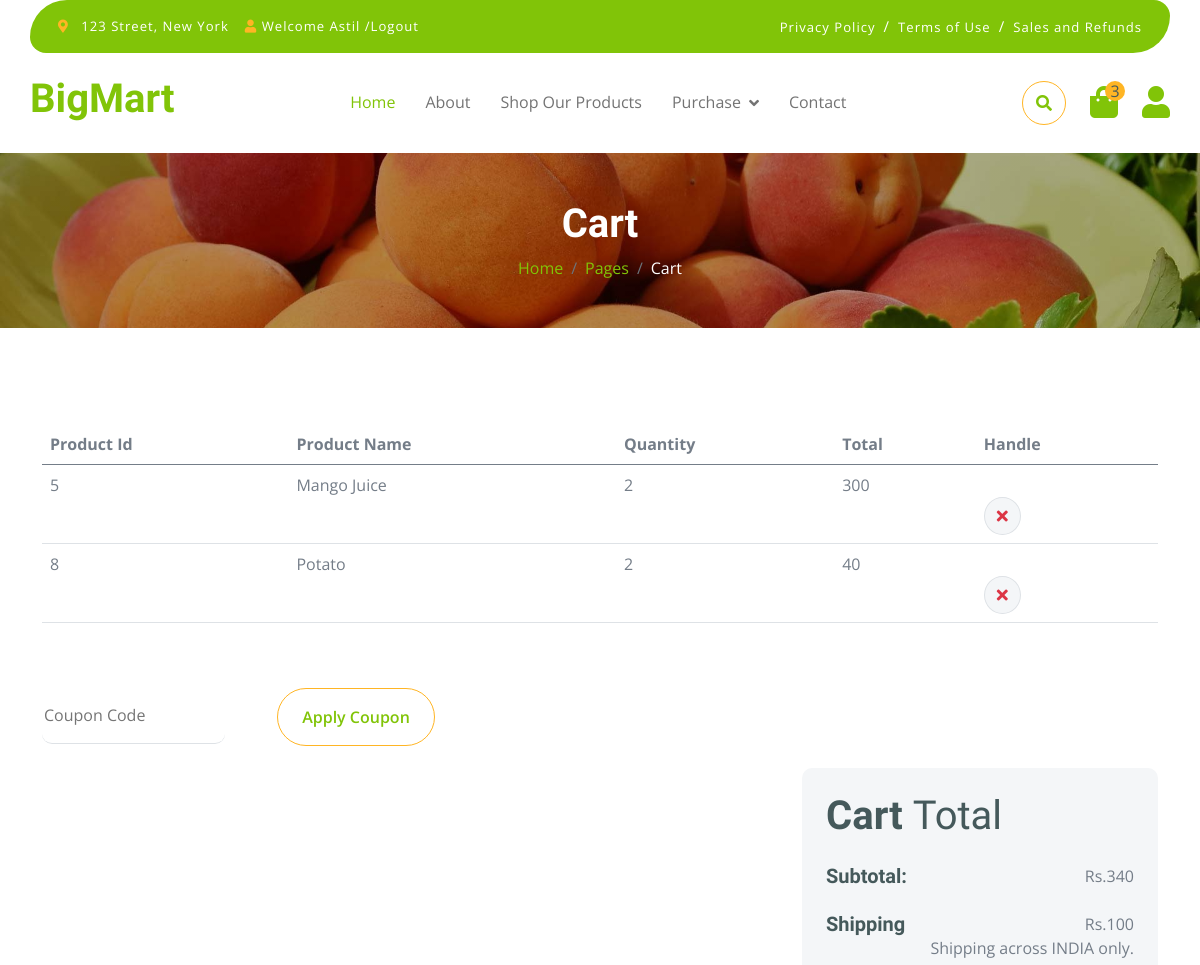
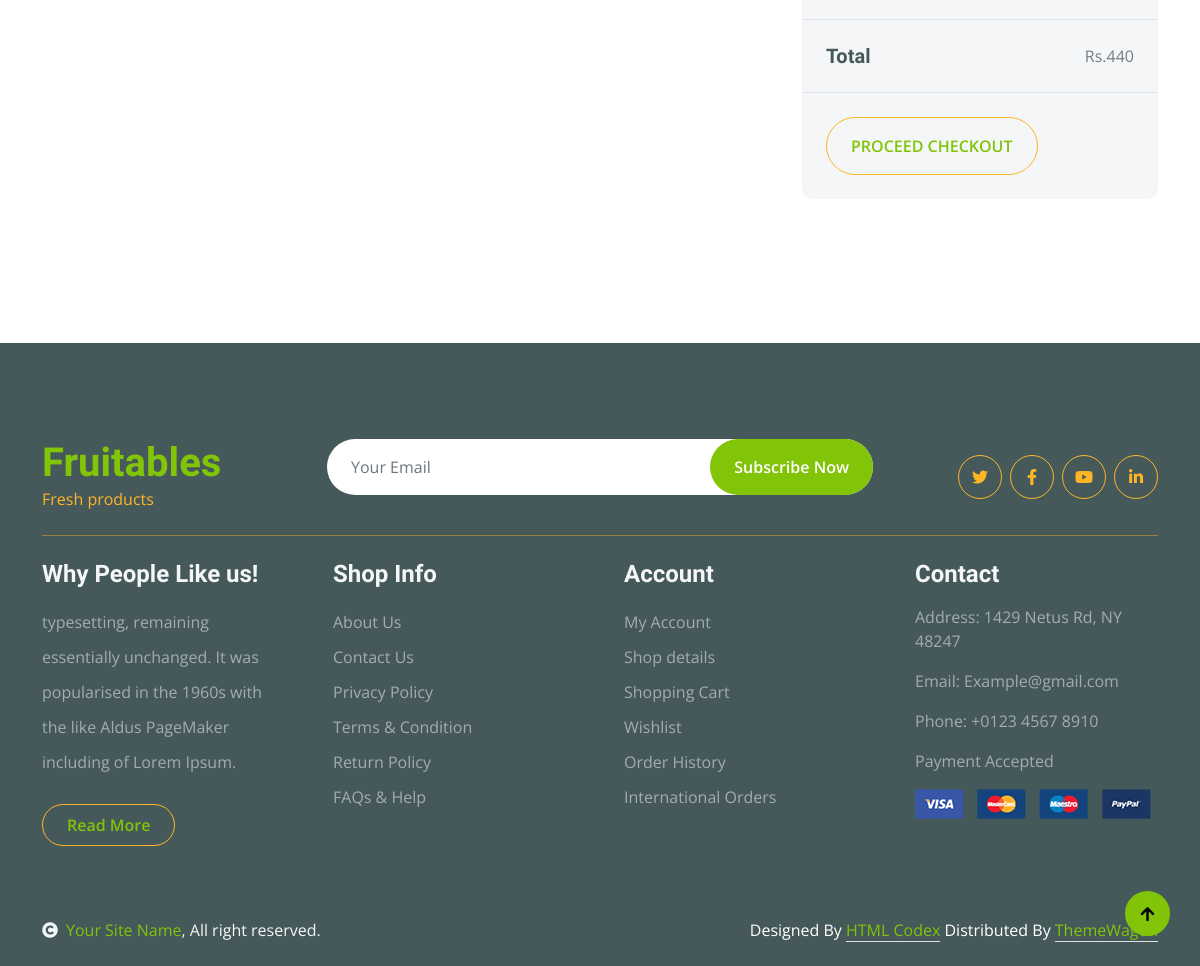
Screenshot of /cartpage/ (signed in) with the database file from the repository (2 pictures, top to bottom).
### webapp/models.py (models this page shows)
class cartdb(models.Model):
    Username = models.CharField(max_length=100,null=True,blank=True)
    ProductName = models.CharField(max_length=100,null=True,blank=True)
    Quantity = models.IntegerField(null=True,blank=True)
    TotalPrice = models.IntegerField(null=True,blank=True)

### webapp/views.py (the view)
# urls.py: path('cartpage/',views.cartpage,name="cartpage"),
def cartpage(request):
    data=cartdb.objects.filter(Username=request.session['Username'])
    cat = categorydb.objects.all()
    total=0
    for d in data:
        total=total+d.TotalPrice
    if total>500:
        delivery_charge=50
    else:
        delivery_charge=100
    final=total+delivery_charge
    return render(request,"cart.html",{'cat':cat,'data':data,'total':total,'delivery_charge':delivery_charge,'final':final})

### webapp/templates/cart.html (shortened to what this page needs)
<!DOCTYPE html>
{% load static %}
<html lang="en">
    <head>
        <link rel="stylesheet" href="https://use.fontawesome.com/releases/v5.15.4/css/all.css"/>
        <link href="https://cdn.jsdelivr.net/npm/bootstrap-icons@1.4.1/font/bootstrap-icons.css" rel="stylesheet">
        <link href="{% static 'newfolder/lib/lightbox/css/lightbox.min.css' %}" rel="stylesheet">
        <link href="{% static 'newfolder/lib/owlcarousel/assets/owl.carousel.min.css' %}" rel="stylesheet">
        <link href="{% static 'newfolder/css/bootstrap.min.css' %}" rel="stylesheet">
        <link href="{% static 'newfolder/css/style.css' %}" rel="stylesheet">
    </head>
    <body>
        <div class="container-fluid fixed-top">
            <div class="container topbar bg-primary d-none d-lg-block">
                <div class="d-flex justify-content-between">
                    <div class="top-info ps-2">
                        <small class="me-3"><i class="fas fa-map-marker-alt me-2 text-secondary"></i> <a href="#" class="text-white">123 Street, New York</a></small>
                        {% if request.session.Username %}
                        <small class="me-3"><i class="fas fa-user fa-2 text-secondary"></i> <a href="{% url 'userlogout' %}" class="text-white">Welcome {{request.session.Username}} /Logout</a></small>
                        {% else %}
                        <small class="me-3"><i class="fas fa-user fa-2 text-secondary"></i> <a href="{% url 'register_page' %}" class="text-white">Register/Login</a></small>
                        {% endif %}
                    </div>
                    <div class="top-link pe-2">
                        <a href="#" class="text-white"><small class="text-white mx-2">Privacy Policy</small>/</a>
                        <a href="#" class="text-white"><small class="text-white mx-2">Terms of Use</small>/</a>
                        <a href="#" class="text-white"><small class="text-white ms-2">Sales and Refunds</small></a>
                    </div>
                </div>
            </div>
            <div class="container px-0">
                <nav class="navbar navbar-light bg-white navbar-expand-xl">
                    <a href="index.html" class="navbar-brand"><h1 class="text-primary display-6">BigMart</h1></a>
                    <div class="collapse navbar-collapse bg-white" id="navbarCollapse">
                        <div class="navbar-nav mx-auto">
                            <a href="{% url 'home' %}" class="nav-item nav-link active">Home</a>
                            <a href="{% url 'about' %}" class="nav-item nav-link ">About</a>
                            <a href="{% url 'Our_products' %}" class="nav-item nav-link">Shop Our Products</a>
                            <div class="nav-item dropdown">
                                <a href="#" class="nav-link dropdown-toggle" data-bs-toggle="dropdown">Purchase</a>
                            </div>
                            <a href="{% url 'contact' %}" class="nav-item nav-link">Contact</a>
                        </div>
                        <div class="d-flex m-3 me-0">
                            <button class="btn-search btn border border-secondary btn-md-square rounded-circle bg-white me-4" data-bs-toggle="modal" data-bs-target="#searchModal"><i class="fas fa-search text-primary"></i></button>
                            <a href="#" class="position-relative me-4 my-auto">
                                <i class="fa fa-shopping-bag fa-2x"></i>
                                <span class="position-absolute bg-secondary rounded-circle d-flex align-items-center justify-content-center text-dark px-1" style="top: -5px; left: 15px; height: 20px; min-width: 20px;">3</span>
                            </a>
                            <a href="{% url 'register_page' %}" class="my-auto">
                                <i class="fas fa-user fa-2x"></i>
                            </a>
                        </div>
                    </div>
                </nav>
            </div>
        </div>
        <div class="container-fluid page-header py-5">
            <h1 class="text-center text-white display-6">Cart</h1>
            <ol class="breadcrumb justify-content-center mb-0">
                <li class="breadcrumb-item"><a href="#">Home</a></li>
                <li class="breadcrumb-item"><a href="#">Pages</a></li>
                <li class="breadcrumb-item active text-white">Cart</li>
            </ol>
        </div>
        <div class="container-fluid py-5">
            <div class="container py-5">
                <div class="table-responsive">
                    <table class="table">
                        <thead>
                          <tr>
                            <th scope="col">Product Id</th>
                            <th scope="col">Product Name</th>
                            <th scope="col">Quantity</th>
                            <th scope="col">Total</th>
                            <th scope="col">Handle</th>
                          </tr>
                        </thead>
                        <tbody>
                        {% for d in data %}
                            <tr>
                                <td>{{d.id}}</td>
                                <td>{{d.ProductName}}</td>
                                <td>{{d.Quantity}}</td>
                                <td>{{d.TotalPrice}}</td>
                                <td>
                                    <a href="{% url 'delete_item' pid=d.id %}">
                                    <button class="btn btn-md rounded-circle bg-light border mt-4" >
                                        <i class="fa fa-times text-danger"></i>
                                    </button>
                                    </a>
                                </td>
                            </tr>
                        {% endfor %}
                        </tbody>
                    </table>
                </div>
                <div class="mt-5">
                    <input type="text" class="border-0 border-bottom rounded me-5 py-3 mb-4" placeholder="Coupon Code">
                    <button class="btn border-secondary rounded-pill px-4 py-3 text-primary" type="button">Apply Coupon</button>
                </div>
                <div class="row g-4 justify-content-end">
                    <div class="col-8"></div>
                    <div class="col-sm-8 col-md-7 col-lg-6 col-xl-4">
                        <div class="bg-light rounded">
                            <div class="p-4">
                                <h1 class="display-6 mb-4">Cart <span class="fw-normal">Total</span></h1>
                                <div class="d-flex justify-content-between mb-4">
                                    <h5 class="mb-0 me-4">Subtotal:</h5>
                                    <p class="mb-0">Rs.{{total}}</p>
                                </div>
                                <div class="d-flex justify-content-between">
                                    <h5 class="mb-0 me-4">Shipping</h5>
                                    <div class="">
                                        <p class="mb-0">Rs.{{delivery_charge}}</p>
                                    </div>
                                </div>
                                <p class="mb-0 text-end">Shipping across INDIA only.</p>
                            </div>
                            <div class="py-4 mb-4 border-top border-bottom d-flex justify-content-between">
                                <h5 class="mb-0 ps-4 me-4">Total</h5>
                                <p class="mb-0 pe-4">Rs.{{final}}</p>
                            </div>
                            <button class="btn border-secondary rounded-pill px-4 py-3 text-primary text-uppercase mb-4 ms-4" type="button">Proceed Checkout</button>
                        </div>
                    </div>
                </div>
            </div>
        </div>
        <div class="container-fluid bg-dark text-white-50 footer pt-5 mt-5">
            <div class="container py-5">
                <div class="pb-4 mb-4" style="border-bottom: 1px solid rgba(226, 175, 24, 0.5) ;">
                    <div class="row g-4">
                        <div class="col-lg-3">
                            <a href="#">
                                <h1 class="text-primary mb-0">Fruitables</h1>
                                <p class="text-secondary mb-0">Fresh products</p>
                            </a>
                        </div>
                        <div class="col-lg-6">
                            <div class="position-relative mx-auto">
                                <input class="form-control border-0 w-100 py-3 px-4 rounded-pill" type="number" placeholder="Your Email">
                                <button type="submit" class="btn btn-primary border-0 border-secondary py-3 px-4 position-absolute rounded-pill text-white" style="top: 0; right: 0;">Subscribe Now</button>
                            </div>
                        </div>
                        <div class="col-lg-3">
                            <div class="d-flex justify-content-end pt-3">
                                <a class="btn  btn-outline-secondary me-2 btn-md-square rounded-circle" href=""><i class="fab fa-twitter"></i></a>
                                <a class="btn btn-outline-secondary me-2 btn-md-square rounded-circle" href=""><i class="fab fa-facebook-f"></i></a>
                                <a class="btn btn-outline-secondary me-2 btn-md-square rounded-circle" href=""><i class="fab fa-youtube"></i></a>
                                <a class="btn btn-outline-secondary btn-md-square rounded-circle" href=""><i class="fab fa-linkedin-in"></i></a>
                            </div>
                        </div>
                    </div>
                </div>
                <div class="row g-5">
                    <div class="col-lg-3 col-md-6">
                        <div class="footer-item">
                            <h4 class="text-light mb-3">Why People Like us!</h4>
                            <p class="mb-4">typesetting, remaining essentially unchanged. It was
                                popularised in the 1960s with the like Aldus PageMaker including of Lorem Ipsum.</p>
                            <a href="" class="btn border-secondary py-2 px-4 rounded-pill text-primary">Read More</a>
                        </div>
                    </div>
                    <div class="col-lg-3 col-md-6">
                        <div class="d-flex flex-column text-start footer-item">
                            <h4 class="text-light mb-3">Shop Info</h4>
                            <a class="btn-link" href="">About Us</a>
                            <a class="btn-link" href="">Contact Us</a>
                            <a class="btn-link" href="">Privacy Policy</a>
                            <a class="btn-link" href="">Terms & Condition</a>
                            <a class="btn-link" href="">Return Policy</a>
                            <a class="btn-link" href="">FAQs & Help</a>
                        </div>
                    </div>
                    <div class="col-lg-3 col-md-6">
                        <div class="d-flex flex-column text-start footer-item">
                            <h4 class="text-light mb-3">Account</h4>
                            <a class="btn-link" href="">My Account</a>
                            <a class="btn-link" href="">Shop details</a>
                            <a class="btn-link" href="">Shopping Cart</a>
                            <a class="btn-link" href="">Wishlist</a>
                            <a class="btn-link" href="">Order History</a>
                            <a class="btn-link" href="">International Orders</a>
                        </div>
                    </div>
                    <div class="col-lg-3 col-md-6">
                        <div class="footer-item">
                            <h4 class="text-light mb-3">Contact</h4>
                            <p>Address: 1429 Netus Rd, NY 48247</p>
                            <p>Email: Example@gmail.com</p>
                            <p>Phone: +0123 4567 8910</p>
                            <p>Payment Accepted</p>
                            <img src="img/payment.png" class="img-fluid" alt="">
                        </div>
                    </div>
                </div>
            </div>
        </div>
        <div class="container-fluid copyright bg-dark py-4">
            <div class="container">
                <div class="row">
                    <div class="col-md-6 text-center text-md-start mb-3 mb-md-0">
                        <span class="text-light"><a href="#"><i class="fas fa-copyright text-light me-2"></i>Your Site Name</a>, All right reserved.</span>
                    </div>
                    <div class="col-md-6 my-auto text-center text-md-end text-white">
                        Designed By <a class="border-bottom" href="https://htmlcodex.com">HTML Codex</a> Distributed By <a class="border-bottom" href="https://themewagon.com">ThemeWagon</a>
                    </div>
                </div>
            </div>
        </div>
        <a href="#" class="btn btn-primary border-3 border-primary rounded-circle back-to-top"><i class="fa fa-arrow-up"></i></a>
    </body>
</html>

### webapp/static/newfolder/css/style.css (style rules this page uses)
.back-to-top { position: fixed; right: 30px; bottom: 30px; display: flex; width: 45px; height: 45px; align-items: center; justify-content: center; transition: 0.5s; z-index: 99; }
.btn { font-weight: 600; transition: .5s; }
.btn-md-square { width: 44px; height: 44px; }
.btn-square, .btn-sm-square, .btn-md-square, .btn-lg-square { padding: 0; display: flex; align-items: center; justify-content: center; font-weight: normal; }
.btn.border-secondary { transition: 0.5s; }
.fixed-top { transition: 0.5s; background: var(--bs-white); border: 0; }
.topbar { padding: 20px; border-radius: 230px 100px; }
.topbar .top-info { font-size: 15px; line-height: 0; letter-spacing: 1px; display: flex; align-items: center; }
.topbar .top-link { font-size: 15px; line-height: 0; letter-spacing: 1px; display: flex; align-items: center; }
.topbar .top-link a { letter-spacing: 1px; }
.navbar .navbar-nav .nav-link { padding: 10px 15px; font-size: 16px; transition: .5s; }
.navbar { height: 100px; border-bottom: 1px solid rgba(255, 255, 255, .1); }
.navbar .navbar-nav .nav-link:hover, .navbar .navbar-nav .nav-link.active, .fixed-top.bg-white .navbar .navbar-nav .nav-link:hover, .fixed-top.bg-white .navbar .navbar-nav .nav-link.active { color: var(--bs-primary); }
.navbar .dropdown-toggle::after { border: none; content: "\f107"; font-family: "Font Awesome 5 Free"; font-weight: 700; vertical-align: middle; margin-left: 8px; }
.page-header { position: relative; background: linear-gradient(rgba(0, 0, 0, 0.3), rgba(0, 0, 0, 0.3)), url(../img/cart-page-header-img.jpg); background-position: center center; background-repeat: no-repeat; background-size: cover; }
@media (min-width: 992px) { .hero-header, .page-header { margin-top: 152px !important; } }
.footer .footer-item .btn-link { line-height: 35px; color: rgba(255, 255, 255, .5); transition: 0.5s; }
.footer .footer-item p.mb-4 { line-height: 35px; }

### rows the page displays
cartdb: id "5", ProductName "Mango Juice", Quantity "2", TotalPrice "300"
cartdb: id "8", ProductName "Potato", Quantity "2", TotalPrice "40"

### other values shown
{{ request.session.Username }} "Astil"
{{ total }} "340"
{{ delivery_charge }} "100"
{{ final }} "440"
